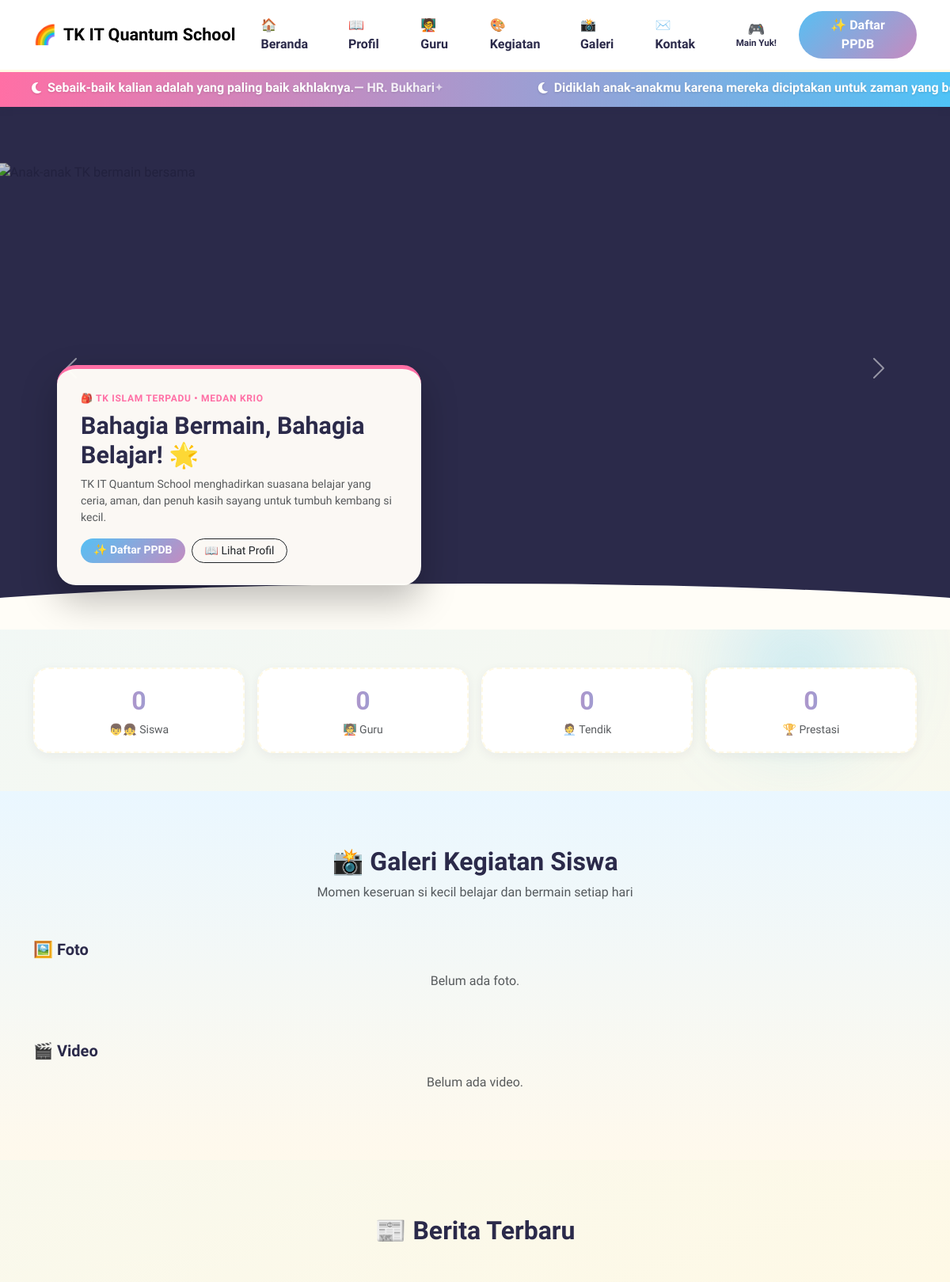
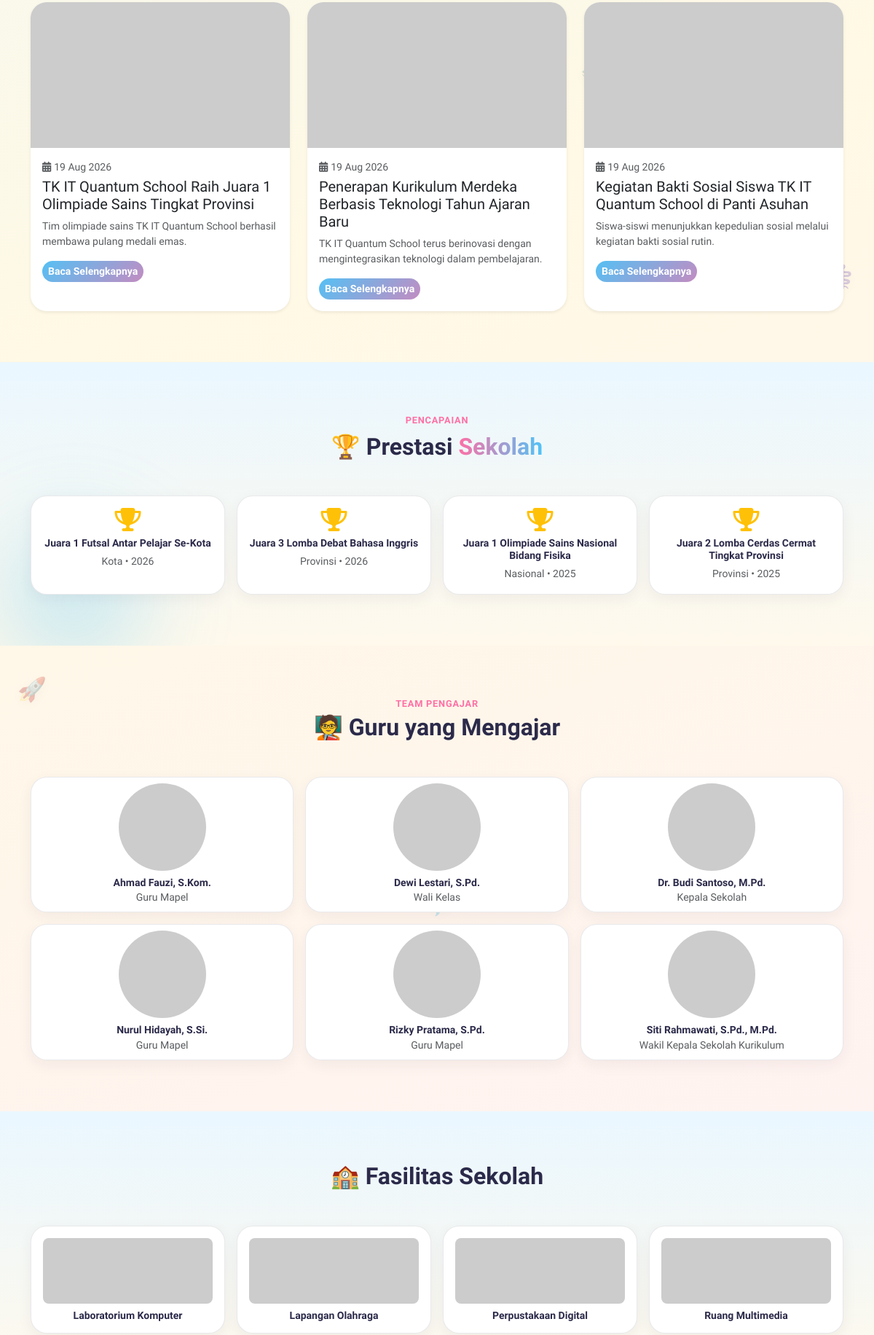
The page / (upper part) on the database its author committed (2 pictures, top to bottom).
### tables this page shows
CREATE TABLE pengaturan_website (
    id INT AUTO_INCREMENT PRIMARY KEY,
    nama_sekolah VARCHAR(150) NOT NULL DEFAULT 'TK IT Quantum School',
    tagline VARCHAR(255) NULL,
    alamat TEXT NULL,
    email VARCHAR(100) NULL,
    telepon VARCHAR(30) NULL,
    logo VARCHAR(255) NULL,
    favicon VARCHAR(255) NULL,
    logo_login VARCHAR(255) NULL,
    logo_navbar VARCHAR(255) NULL,
    logo_footer VARCHAR(255) NULL,
    foto_kepsek VARCHAR(255) NULL,
    banner_hero VARCHAR(255) NULL,
    warna_primary VARCHAR(20) DEFAULT '#FFC107',
    warna_secondary VARCHAR(20) DEFAULT '#FFF8E1',
    warna_accent VARCHAR(20) DEFAULT '#FF9800',
    facebook VARCHAR(255) NULL,
    instagram VARCHAR(255) NULL,
    youtube VARCHAR(255) NULL,
    tiktok VARCHAR(255) NULL,
    maps_embed TEXT NULL,
    musik_latar VARCHAR(255) NULL,
    musik_aktif ENUM('ya','tidak') NOT NULL DEFAULT 'tidak',
    updated_at TIMESTAMP DEFAULT CURRENT_TIMESTAMP ON UPDATE CURRENT_TIMESTAMP
);

CREATE TABLE konten_islami (
    id INT AUTO_INCREMENT PRIMARY KEY,
    teks VARCHAR(500) NOT NULL,
    sumber VARCHAR(150) NULL,
    status ENUM('aktif','nonaktif') DEFAULT 'aktif',
    urutan INT DEFAULT 0,
    created_at TIMESTAMP DEFAULT CURRENT_TIMESTAMP
);

CREATE TABLE berita (
    id INT AUTO_INCREMENT PRIMARY KEY,
    kategori_id INT NULL,
    user_id INT NULL,
    judul VARCHAR(255) NOT NULL,
    slug VARCHAR(255) NOT NULL UNIQUE,
    thumbnail VARCHAR(255) NULL,
    ringkasan VARCHAR(500) NULL,
    isi LONGTEXT NOT NULL,
    status ENUM('draft','publish') DEFAULT 'draft',
    dilihat INT DEFAULT 0,
    tanggal_publish DATETIME NULL,
    created_at TIMESTAMP DEFAULT CURRENT_TIMESTAMP,
    updated_at TIMESTAMP DEFAULT CURRENT_TIMESTAMP ON UPDATE CURRENT_TIMESTAMP,
    FOREIGN KEY (kategori_id) REFERENCES kategori_berita(id) ON DELETE SET NULL,
    FOREIGN KEY (user_id) REFERENCES users(id) ON DELETE SET NULL
);

CREATE TABLE prestasi (
    id INT AUTO_INCREMENT PRIMARY KEY,
    judul VARCHAR(200) NOT NULL,
    kategori ENUM('akademik','non-akademik') DEFAULT 'akademik',
    tingkat VARCHAR(100) NULL,           
    tahun YEAR NULL,
    foto VARCHAR(255) NULL,
    deskripsi TEXT NULL,
    created_at TIMESTAMP DEFAULT CURRENT_TIMESTAMP
);

CREATE TABLE guru (
    id INT AUTO_INCREMENT PRIMARY KEY,
    user_id INT NULL,
    nip VARCHAR(30) NULL UNIQUE,
    nama_lengkap VARCHAR(150) NOT NULL,
    foto VARCHAR(255) NULL,
    mata_pelajaran VARCHAR(150) NULL,
    pendidikan_terakhir VARCHAR(100) NULL,
    jabatan VARCHAR(100) NULL,
    email VARCHAR(100) NULL,
    no_hp VARCHAR(30) NULL,
    riwayat_singkat TEXT NULL,
    status ENUM('aktif','nonaktif') DEFAULT 'aktif',
    created_at TIMESTAMP DEFAULT CURRENT_TIMESTAMP,
    FOREIGN KEY (user_id) REFERENCES users(id) ON DELETE SET NULL
);

CREATE TABLE fasilitas (
    id INT AUTO_INCREMENT PRIMARY KEY,
    nama VARCHAR(150) NOT NULL,
    foto VARCHAR(255) NULL,
    deskripsi TEXT NULL
);

### views/home/index.php (the view, shortened to what the rows shown need)
<?php if (!empty($islamiList)): ?>
<div class="marquee-wrap">
  <div class="marquee-track">
    <?php
      for ($rep = 0; $rep < 2; $rep++):
        foreach ($islamiList as $ii):
    ?>
      <span class="marquee-item">
        <i class="fa-solid fa-moon me-2"></i><?= htmlspecialchars($ii['teks']) ?><?= !empty($ii['sumber']) ? ' <em style="font-style:normal;opacity:.85;">— ' . htmlspecialchars($ii['sumber']) . '</em>' : '' ?>
        <span class="marquee-sep">✦</span>
      </span>
    <?php endforeach; endfor; ?>
  </div>
</div>
<?php endif; ?>
<section class="hero-carousel position-relative" id="beranda">
  <div id="heroCarousel" class="carousel slide carousel-fade" data-bs-ride="carousel" data-bs-interval="4500">
    <div class="carousel-inner">
      <?php if (!empty($heroSlides)): ?>
        <?php foreach ($heroSlides as $i => $hs): ?>
        <div class="carousel-item <?= $i === 0 ? 'active' : '' ?>">
          <img src="<?= $this->appConfig['base_url'] ?>/<?= htmlspecialchars($hs['gambar']) ?>" alt="<?= htmlspecialchars($hs['judul'] ?: 'TK IT Quantum School') ?>">
        </div>
        <?php endforeach; ?>
      <?php else: ?>
        <div class="carousel-item active">
          <img src="https://images.unsplash.com/photo-1587616211892-b407747f8a9b?w=1600&q=80" alt="Anak-anak TK bermain bersama">
        </div>
      <?php endif; ?>
    </div>
    <button class="carousel-control-prev" type="button" data-bs-target="#heroCarousel" data-bs-slide="prev">
    </button>
    <button class="carousel-control-next" type="button" data-bs-target="#heroCarousel" data-bs-slide="next">
      <span class="carousel-control-next-icon"></span>
    </button>
  </div>
  <div class="hero-caption" data-aos="fade-up">
    <p class="hero-eyebrow mb-2">🎒 TK Islam Terpadu • Medan Krio</p>
    <h1 class="fw-bold font-display mb-2" style="font-size:1.9rem;">Bahagia Bermain, Bahagia Belajar! 🌟</h1>
    <p class="text-muted small mb-3">TK IT Quantum School menghadirkan suasana belajar yang ceria, aman, dan penuh kasih sayang untuk tumbuh kembang si kecil.</p>
    <div class="d-flex flex-wrap gap-2">
      <a href="<?= $this->appConfig['base_url'] ?>/ppdb" class="btn btn-accent btn-sm px-3 rounded-pill">✨ Daftar PPDB</a>
      <a href="<?= $this->appConfig['base_url'] ?>/profil" class="btn btn-outline-dark btn-sm px-3 rounded-pill">📖 Lihat Profil</a>
    </div>
  </div>
</section>
<section class="py-5 position-relative overflow-hidden">
  <div class="container position-relative">
    <div class="row g-3 text-center">
      <div class="col-6 col-md-3"><div class="stat-pill p-3" data-aos="fade-up"><div class="stat-num" data-count="120" data-suffix="+">0</div><small class="text-muted">👦👧 Siswa</small></div></div>
      <div class="col-6 col-md-3"><div class="stat-pill p-3" data-aos="fade-up" data-aos-delay="50"><div class="stat-num" data-count="12">0</div><small class="text-muted">🧑‍🏫 Guru</small></div></div>
      <div class="col-6 col-md-3"><div class="stat-pill p-3" data-aos="fade-up" data-aos-delay="100"><div class="stat-num" data-count="6">0</div><small class="text-muted">🧑‍💼 Tendik</small></div></div>
      <div class="col-6 col-md-3"><div class="stat-pill p-3" data-aos="fade-up" data-aos-delay="200"><div class="stat-num" data-count="16">0</div><small class="text-muted">🏆 Prestasi</small></div></div>
    </div>
  </div>
</section>
<section id="galeri" class="bg-alt">
  <div class="container">
    <h2 class="fw-bold font-display text-center mb-2" data-aos="fade-up">📸 Galeri Kegiatan Siswa</h2>
    <p class="text-center text-muted mb-5">Momen keseruan si kecil belajar dan bermain setiap hari</p>
    <h5 class="fw-bold mb-3" data-aos="fade-up">🖼️ Foto</h5>
    <div class="row g-3 mb-5">
      <?php if (empty($galeriFoto)): ?><p class="text-center text-muted">Belum ada foto.</p><?php endif; ?>
    </div>
    <h5 class="fw-bold mb-3" data-aos="fade-up">🎬 Video</h5>
    <div class="row g-3">
      <?php if (empty($galeriVideo)): ?><p class="text-center text-muted">Belum ada video.</p><?php endif; ?>
    </div>
  </div>
</section>
<section id="berita">
  <div class="container">
    <h2 class="fw-bold font-display text-center mb-5" data-aos="fade-up">📰 Berita Terbaru</h2>
    <div class="row g-4">
      <?php foreach ($beritaTerbaru as $b): ?>
      <div class="col-md-4" data-aos="fade-up">
        <div class="card h-100 border-0 shadow-sm">
          <img src="<?= !empty($b['thumbnail']) ? $this->appConfig['base_url'] . '/' . htmlspecialchars($b['thumbnail']) : 'https://placehold.co/400x220' ?>" class="card-img-top" style="height:200px;object-fit:cover;">
          <div class="card-body">
            <small class="text-muted d-block mb-1"><i class="fa-solid fa-calendar-days me-1"></i><?= !empty($b['tanggal_publish']) ? date('d M Y', strtotime($b['tanggal_publish'])) : date('d M Y', strtotime($b['created_at'])) ?></small>
            <h5 class="card-title"><?= htmlspecialchars($b['judul']) ?></h5>
            <p class="card-text small text-muted"><?= htmlspecialchars($b['ringkasan']) ?></p>
            <a href="<?= $this->appConfig['base_url'] ?>/home/berita/<?= htmlspecialchars($b['slug']) ?>" class="btn btn-sm btn-accent">Baca Selengkapnya</a>
          </div>
        </div>
      </div>
      <?php endforeach; ?>
    </div>
  </div>
</section>
<section id="prestasi" class="bg-alt position-relative overflow-hidden">
  <div class="container position-relative">
    <p class="section-eyebrow text-center mb-2" data-aos="fade-up">Pencapaian</p>
    <h2 class="fw-bold font-display text-center mb-5" data-aos="fade-up">🏆 Prestasi <span class="text-gradient-gold">Sekolah</span></h2>
    <div class="row g-3">
      <?php foreach ($prestasiTerbaru as $p): ?>
      <div class="col-6 col-md-3" data-aos="fade-up">
        <div class="glass-card text-center p-3 h-100">
          <i class="fa-solid fa-trophy text-warning fa-2x mb-2"></i>
          <h6 class="fw-bold small mb-1"><?= htmlspecialchars($p['judul']) ?></h6>
          <small class="text-muted"><?= htmlspecialchars(($p['tingkat'] ?? '-') . ' • ' . $p['tahun']) ?></small>
        </div>
      </div>
      <?php endforeach; ?>
    </div>
  </div>
</section>
<section id="ekskul">
  <div class="container">
    <p class="section-eyebrow text-center mb-1" data-aos="fade-up">TEAM PENGAJAR</p>
    <h2 class="fw-bold font-display text-center mb-5" data-aos="fade-up">🧑‍🏫 Guru yang Mengajar</h2>
    <div class="row g-3 justify-content-center">
      <?php foreach ($guruMengajar as $g): ?>
      <div class="col-6 col-md-4" data-aos="fade-up">
        <div class="glass-card text-center p-2 h-100">
          <img src="<?= htmlspecialchars($this->appConfig['base_url'] . '/' . ($g['foto'] ?? '')) ?>" onerror="this.src='https://placehold.co/150x150'" class="rounded-circle mb-2" style="width:120px;height:120px;object-fit:cover;">
          <h6 class="fw-bold small mb-0"><?= htmlspecialchars($g['nama_lengkap']) ?></h6>
          <small class="text-muted"><?= htmlspecialchars($g['jabatan'] ?: ($g['mata_pelajaran'] ?: 'Guru')) ?></small>
        </div>
      </div>
      <?php endforeach; ?>
    </div>
  </div>
</section>
<section id="fasilitas" class="bg-alt">
  <div class="container">
    <h2 class="fw-bold font-display text-center mb-5" data-aos="fade-up">🏫 Fasilitas Sekolah</h2>
    <div class="row g-3">
      <?php foreach ($fasilitasList as $f): ?>
      <div class="col-6 col-md-3" data-aos="fade-up">
        <div class="glass-card text-center p-3 h-100">
          <img src="<?= htmlspecialchars($this->appConfig['base_url'] . '/' . ($f['foto'] ?: '')) ?>" onerror="this.src='https://placehold.co/150x100'" class="rounded-3 mb-2" style="height:90px;width:100%;object-fit:cover;">
          <h6 class="fw-bold small mb-0"><?= htmlspecialchars($f['nama']) ?></h6>
        </div>
      </div>
      <?php endforeach; ?>
    </div>
  </div>
</section>

### views/layouts/main.php (shortened to what the rows shown need)
<!DOCTYPE html>
<html lang="id">
<head>
<link rel="stylesheet" href="https://cdn.jsdelivr.net/npm/bootstrap@5.3.3/dist/css/bootstrap.min.css">
<link rel="stylesheet" href="https://cdnjs.cloudflare.com/ajax/libs/font-awesome/6.5.1/css/all.min.css">
<link rel="stylesheet" href="https://unpkg.com/aos@2.3.1/dist/aos.css">
<link rel="stylesheet" href="https://cdn.jsdelivr.net/npm/lightbox2@2.11.4/dist/css/lightbox.min.css">
</head>
<body>
<?php
  try {
    $tampilMenuPermainan = (new PermainanPengaturanModel())->get()['tampil_menu'] ?? 'ya';
  } catch (PDOException $e) {
    $tampilMenuPermainan = 'ya';
  }
?>
<nav class="navbar navbar-expand-lg sticky-top" id="mainNavbar">
  <div class="container">
    <a class="navbar-brand fw-bold font-display d-flex align-items-center gap-2" href="<?= $this->appConfig['base_url'] ?>/">
      <?php if (!empty($pengaturan['logo_navbar'])): ?>
        <img src="<?= $this->appConfig['base_url'] ?>/<?= htmlspecialchars($pengaturan['logo_navbar']) ?>" height="40" style="border-radius:50%;">
      <?php else: ?>
        <span style="font-size:1.5rem;">🌈</span>
      <?php endif; ?>
      <?= htmlspecialchars($pengaturan['nama_sekolah'] ?? 'TK IT Quantum School') ?>
    </a>
    <div class="collapse navbar-collapse" id="navMenu">
      <ul class="navbar-nav ms-auto align-items-lg-center gap-lg-1">
        <li class="nav-item"><a class="nav-link px-3" href="<?= $this->appConfig['base_url'] ?>/">🏠 Beranda</a></li>
        <li class="nav-item"><a class="nav-link px-3" href="<?= $this->appConfig['base_url'] ?>/profil">📖 Profil</a></li>
        <li class="nav-item"><a class="nav-link px-3" href="<?= $this->appConfig['base_url'] ?>/guru">🧑‍🏫 Guru</a></li>
        <li class="nav-item"><a class="nav-link px-3" href="<?= $this->appConfig['base_url'] ?>/akademik">🎨 Kegiatan</a></li>
        <li class="nav-item"><a class="nav-link px-3" href="<?= $this->appConfig['base_url'] ?>/#galeri">📸 Galeri</a></li>
        <li class="nav-item"><a class="nav-link px-3" href="<?= $this->appConfig['base_url'] ?>/kontak">✉️ Kontak</a></li>
        <?php if ($tampilMenuPermainan === 'ya'): ?>
        <li class="nav-item"><a class="nav-link px-3 nav-link-stacked" href="<?= $this->appConfig['base_url'] ?>/permainan"><span class="nav-link-stacked-icon">🎮</span><span class="nav-link-stacked-text">Main Yuk!</span></a></li>
        <?php endif; ?>
        <li class="nav-item ms-lg-2"><a class="btn btn-accent px-4 rounded-pill" href="<?= $this->appConfig['base_url'] ?>/ppdb">✨ Daftar PPDB</a></li>
      </ul>
    </div>
  </div>
</nav>
<div class="site-deco" aria-hidden="true">
  <span class="deco-item" style="top:8%; left:3%; font-size:2.2rem; animation-delay:0s;">🌙</span>
  <span class="deco-item" style="top:22%; right:4%; font-size:1.7rem; animation-delay:.6s;">⭐</span>
  <span class="deco-item" style="top:45%; left:2%; font-size:2rem; animation-delay:1.2s;">🚀</span>
  <span class="deco-item" style="top:35%; right:2%; font-size:1.9rem; animation-delay:.3s;">⚕️</span>
  <span class="deco-item deco-swim" style="top:12%; left:40%; font-size:2.3rem; animation-delay:.4s;">🐬</span>
  <span class="deco-item deco-jump" style="top:50%; left:48%; font-size:2.6rem; animation-delay:1s;">🐬</span>
  <span class="deco-item deco-jump" style="top:30%; right:30%; font-size:2.2rem; animation-delay:.7s;">🐳</span>
  <span class="deco-item deco-swim" style="top:60%; left:25%; font-size:2rem; animation-delay:1.4s; filter:hue-rotate(320deg) saturate(1.6) drop-shadow(0 4px 8px rgba(43,42,74,.12));">🦈</span>
  <span class="deco-item deco-swim" style="top:18%; right:42%; font-size:1.9rem; animation-delay:2.1s; filter:hue-rotate(90deg) saturate(1.8) drop-shadow(0 4px 8px rgba(43,42,74,.12));">🦈</span>
  <span class="deco-item deco-swim" style="top:40%; left:8%; font-size:1.7rem; animation-delay:.9s; filter:hue-rotate(260deg) saturate(1.5) drop-shadow(0 4px 8px rgba(43,42,74,.12));">🦈</span>
</div>
<?= $content ?>
</body>
</html>

### rows shown on the page
pengaturan_website: nama_sekolah "TK IT Quantum School"
konten_islami: teks "Sebaik-baik kalian adalah yang paling baik akhlaknya.", sumber "HR. Bukhari"
konten_islami: teks "Didiklah anak-anakmu karena mereka diciptakan untuk zaman yang…"
berita: tanggal_publish "19 Aug 2026", judul "TK IT Quantum School Raih Juara 1 Olimpiade Sains Tingkat Provinsi", ringkasan "Tim olimpiade sains TK IT Quantum School berhasil membawa pulang medali emas."
berita: tanggal_publish "19 Aug 2026", judul "Penerapan Kurikulum Merdeka Berbasis Teknologi Tahun Ajaran Baru", ringkasan "TK IT Quantum School terus berinovasi dengan mengintegrasikan teknologi dalam pembelajaran."
berita: tanggal_publish "19 Aug 2026", judul "Kegiatan Bakti Sosial Siswa TK IT Quantum School di Panti Asuhan", ringkasan "Siswa-siswi menunjukkan kepedulian sosial melalui kegiatan bakti sosial rutin."
prestasi: judul "Juara 1 Futsal Antar Pelajar Se-Kota", tingkat+tahun "Kota • 2026"
prestasi: judul "Juara 3 Lomba Debat Bahasa Inggris", tingkat+tahun "Provinsi • 2026"
prestasi: judul "Juara 1 Olimpiade Sains Nasional Bidang Fisika", tingkat+tahun "Nasional • 2025"
prestasi: judul "Juara 2 Lomba Cerdas Cermat Tingkat Provinsi", tingkat+tahun "Provinsi • 2025"
guru: nama_lengkap "Ahmad Fauzi, S.Kom.", jabatan "Guru Mapel"
guru: nama_lengkap "Dewi Lestari, S.Pd.", jabatan "Wali Kelas"
guru: nama_lengkap "Dr. Budi Santoso, M.Pd.", jabatan "Kepala Sekolah"
guru: nama_lengkap "Nurul Hidayah, S.Si.", jabatan "Guru Mapel"
guru: nama_lengkap "Rizky Pratama, S.Pd.", jabatan "Guru Mapel"
guru: nama_lengkap "Siti Rahmawati, S.Pd., M.Pd.", jabatan "Wakil Kepala Sekolah Kurikulum"
fasilitas: nama "Laboratorium Komputer"
fasilitas: nama "Lapangan Olahraga"
fasilitas: nama "Perpustakaan Digital"
fasilitas: nama "Ruang Multimedia"
